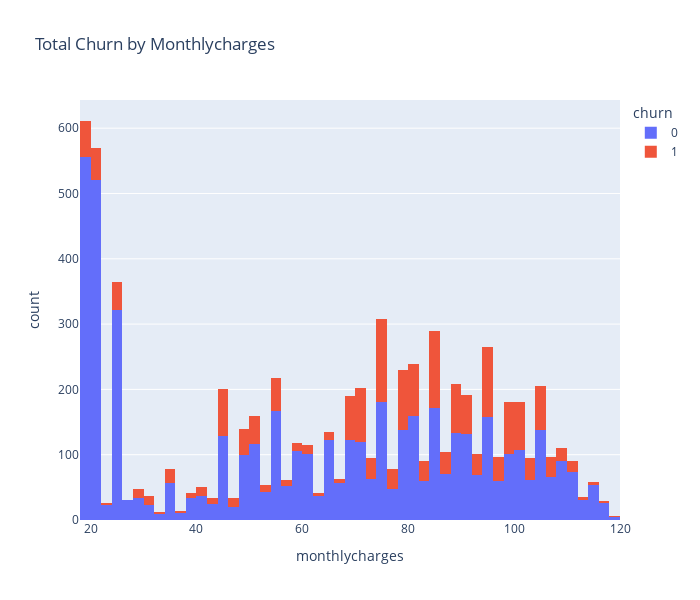

Write notebook code for a chart like this one.
### Code cell
exploring_numerical_features(data, 'monthlycharges')

### Figure 1 — Plotly figure (JSON) as saved in the notebook; plotly's stock layout.template omitted (floating-point values rounded to 4 significant figures; data arrays with more than 128 entries replaced by an {"elided": "..."} marker saying what was removed)
{"data": [{"alignmentgroup": "True", "bingroup": "x", "hovertemplate": "churn=0<br>monthlycharges=%{x}<br>count=%{y}<extra></extra>", "legendgroup": "0", "marker": {"color": "#636efa", "pattern": {"shape": ""}}, "name": "0", "offsetgroup": "0", "orientation": "v", "showlegend": true, "type": "histogram", "x": {"elided": "5163 float values"}, "xaxis": "x", "yaxis": "y"}, {"alignmentgroup": "True", "bingroup": "x", "hovertemplate": "churn=1<br>monthlycharges=%{x}<br>count=%{y}<extra></extra>", "legendgroup": "1", "marker": {"color": "#EF553B", "pattern": {"shape": ""}}, "name": "1", "offsetgroup": "1", "orientation": "v", "showlegend": true, "type": "histogram", "x": {"elided": "1869 float values"}, "xaxis": "x", "yaxis": "y"}], "layout": {"barmode": "relative", "height": 600, "legend": {"title": {"text": "churn"}, "tracegroupgap": 0}, "title": {"text": "Total Churn by Monthlycharges"}, "width": 700, "xaxis": {"anchor": "y", "domain": [0, 1], "title": {"text": "monthlycharges"}}, "yaxis": {"anchor": "x", "domain": [0, 1], "title": {"text": "count"}}}}
